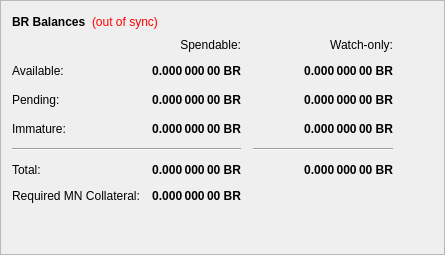
        <widget class="QFrame" name="frame">
         <property name="frameShape">
          <enum>QFrame::StyledPanel</enum>
         </property>
         <property name="frameShadow">
          <enum>QFrame::Raised</enum>
         </property>
         <layout class="QVBoxLayout" name="verticalLayout_4">
          <item>
           <layout class="QHBoxLayout" name="horizontalLayout_4">
            <item>
             <widget class="QLabel" name="label_5">
              <property name="font">
               <font>
                <weight>75</weight>
                <bold>true</bold>
               </font>
              </property>
              <property name="text">
               <string>BR Balances</string>
              </property>
             </widget>
            </item>
            <item>
             <widget class="QLabel" name="labelWalletStatus">
              <property name="cursor">
               <cursorShape>WhatsThisCursor</cursorShape>
              </property>
              <property name="toolTip">
               <string>The displayed information may be out of date. Your wallet automatically synchronizes with the Catocoin network after a connection is established, but this process has not completed yet.</string>
              </property>
              <property name="styleSheet">
               <string notr="true">QLabel { color: red; }</string>
              </property>
              <property name="text">
               <string notr="true">(out of sync)</string>
              </property>
              <property name="alignment">
               <set>Qt::AlignLeading|Qt::AlignLeft|Qt::AlignVCenter</set>
              </property>
             </widget>
            </item>
            <item>
             <spacer name="horizontalSpacer_3">
              <property name="orientation">
               <enum>Qt::Horizontal</enum>
              </property>
              <property name="sizeHint" stdset="0">
               <size>
                <width>40</width>
                <height>20</height>
               </size>
              </property>
             </spacer>
            </item>
           </layout>
          </item>
          <item>
           <layout class="QGridLayout" name="gridLayout">
            <property name="spacing">
             <number>12</number>
            </property>
            <item row="2" column="2">
             <widget class="QLabel" name="labelWatchPending">
              <property name="font">
               <font>
                <weight>75</weight>
                <bold>true</bold>
               </font>
              </property>
              <property name="cursor">
               <cursorShape>IBeamCursor</cursorShape>
              </property>
              <property name="toolTip">
               <string>Unconfirmed transactions to watch-only addresses</string>
              </property>
              <property name="text">
               <string notr="true">0.000 000 00 BR</string>
              </property>
              <property name="alignment">
               <set>Qt::AlignRight|Qt::AlignTrailing|Qt::AlignVCenter</set>
              </property>
              <property name="textInteractionFlags">
               <set>Qt::LinksAccessibleByMouse|Qt::TextSelectableByKeyboard|Qt::TextSelectableByMouse</set>
              </property>
             </widget>
            </item>
            <item row="2" column="1">
             <widget class="QLabel" name="labelUnconfirmed">
              <property name="font">
               <font>
                <weight>75</weight>
                <bold>true</bold>
               </font>
              </property>
              <property name="cursor">
               <cursorShape>IBeamCursor</cursorShape>
              </property>
              <property name="toolTip">
               <string>Total of transactions that have yet to be confirmed, and do not yet count toward the spendable balance</string>
              </property>
              <property name="text">
               <string notr="true">0.000 000 00 BR</string>
              </property>
              <property name="alignment">
               <set>Qt::AlignRight|Qt::AlignTrailing|Qt::AlignVCenter</set>
              </property>
              <property name="textInteractionFlags">
               <set>Qt::LinksAccessibleByMouse|Qt::TextSelectableByKeyboard|Qt::TextSelectableByMouse</set>
              </property>
             </widget>
            </item>
            <item row="3" column="2">
             <widget class="QLabel" name="labelWatchImmature">
              <property name="font">
               <font>
                <weight>75</weight>
                <bold>true</bold>
               </font>
              </property>
              <property name="cursor">
               <cursorShape>IBeamCursor</cursorShape>
              </property>
              <property name="toolTip">
               <string>Staked or masternode rewards in watch-only addresses that has not yet matured</string>
              </property>
              <property name="text">
               <string notr="true">0.000 000 00 BR</string>
              </property>
              <property name="alignment">
               <set>Qt::AlignRight|Qt::AlignTrailing|Qt::AlignVCenter</set>
              </property>
              <property name="textInteractionFlags">
               <set>Qt::LinksAccessibleByMouse|Qt::TextSelectableByKeyboard|Qt::TextSelectableByMouse</set>
              </property>
             </widget>
            </item>
            <item row="4" column="0" colspan="2">
             <widget class="Line" name="lineSpendableBalance">
              <property name="orientation">
               <enum>Qt::Horizontal</enum>
              </property>
             </widget>
            </item>
            <item row="4" column="2">
             <widget class="Line" name="lineWatchBalance">
              <property name="sizePolicy">
               <sizepolicy hsizetype="Preferred" vsizetype="Fixed">
                <horstretch>0</horstretch>
                <verstretch>0</verstretch>
               </sizepolicy>
              </property>
              <property name="minimumSize">
               <size>
                <width>140</width>
                <height>0</height>
               </size>
              </property>
              <property name="orientation">
               <enum>Qt::Horizontal</enum>
              </property>
             </widget>
            </item>
            <item row="5" column="0">
             <widget class="QLabel" name="labelTotalText">
              <property name="text">
               <string>Total:</string>
              </property>
             </widget>
            </item>
            <item row="7" column="0">
             <widget class="QLabel" name="labelTotalText2">
              <property name="text">
               <string>Required MN Collateral:</string>
              </property>
             </widget>
            </item>
            <item row="3" column="1">
             <widget class="QLabel" name="labelImmature">
              <property name="font">
               <font>
                <weight>75</weight>
                <bold>true</bold>
               </font>
              </property>
              <property name="cursor">
               <cursorShape>IBeamCursor</cursorShape>
              </property>
              <property name="toolTip">
               <string>Staked or masternode rewards that has not yet matured</string>
              </property>
              <property name="text">
               <string notr="true">0.000 000 00 BR</string>
              </property>
              <property name="alignment">
               <set>Qt::AlignRight|Qt::AlignTrailing|Qt::AlignVCenter</set>
              </property>
              <property name="textInteractionFlags">
               <set>Qt::LinksAccessibleByMouse|Qt::TextSelectableByKeyboard|Qt::TextSelectableByMouse</set>
              </property>
             </widget>
            </item>
            <item row="2" column="3">
             <spacer name="horizontalSpacer_2">
              <property name="orientation">
               <enum>Qt::Horizontal</enum>
              </property>
              <property name="sizeHint" stdset="0">
               <size>
                <width>40</width>
                <height>20</height>
               </size>
              </property>
             </spacer>
            </item>
            <item row="3" column="0">
             <widget class="QLabel" name="labelImmatureText">
              <property name="text">
               <string>Immature:</string>
              </property>
             </widget>
            </item>
            <item row="5" column="1">
             <widget class="QLabel" name="labelTotal">
              <property name="font">
               <font>
                <weight>75</weight>
                <bold>true</bold>
               </font>
              </property>
              <property name="cursor">
               <cursorShape>IBeamCursor</cursorShape>
              </property>
              <property name="toolTip">
               <string>Your current total balance</string>
              </property>
              <property name="text">
               <string notr="true">0.000 000 00 BR</string>
              </property>
              <property name="alignment">
               <set>Qt::AlignRight|Qt::AlignTrailing|Qt::AlignVCenter</set>
              </property>
              <property name="textInteractionFlags">
               <set>Qt::LinksAccessibleByMouse|Qt::TextSelectableByKeyboard|Qt::TextSelectableByMouse</set>
              </property>
             </widget>
            </item>
            <item row="7" column="1">
             <widget class="QLabel" name="labelTotal2">
              <property name="font">
               <font>
                <weight>75</weight>
                <bold>true</bold>
               </font>
              </property>
              <property name="cursor">
               <cursorShape>IBeamCursor</cursorShape>
              </property>
              <property name="toolTip">
               <string>Your current total balance</string>
              </property>
              <property name="text">
               <string notr="true">0.000 000 00 BR</string>
              </property>
              <property name="alignment">
               <set>Qt::AlignRight|Qt::AlignTrailing|Qt::AlignVCenter</set>
              </property>
              <property name="textInteractionFlags">
               <set>Qt::LinksAccessibleByMouse|Qt::TextSelectableByKeyboard|Qt::TextSelectableByMouse</set>
              </property>
             </widget>
            </item>
            <item row="5" column="2">
             <widget class="QLabel" name="labelWatchTotal">
              <property name="font">
               <font>
                <weight>75</weight>
                <bold>true</bold>
               </font>
              </property>
              <property name="cursor">
               <cursorShape>IBeamCursor</cursorShape>
              </property>
              <property name="toolTip">
               <string>Current total balance in watch-only addresses</string>
              </property>
              <property name="text">
               <string notr="true">0.000 000 00 BR</string>
              </property>
              <property name="alignment">
               <set>Qt::AlignRight|Qt::AlignTrailing|Qt::AlignVCenter</set>
              </property>
              <property name="textInteractionFlags">
               <set>Qt::LinksAccessibleByMouse|Qt::TextSelectableByKeyboard|Qt::TextSelectableByMouse</set>
              </property>
             </widget>
            </item>
            <item row="0" column="2">
             <widget class="QLabel" name="labelWatchonly">
              <property name="text">
               <string>Watch-only:</string>
              </property>
              <property name="alignment">
               <set>Qt::AlignRight|Qt::AlignTrailing|Qt::AlignVCenter</set>
              </property>
             </widget>
            </item>
            <item row="1" column="0">
             <widget class="QLabel" name="labelBalanceText">
              <property name="text">
               <string>Available:</string>
              </property>
             </widget>
            </item>
            <item row="1" column="1">
             <widget class="QLabel" name="labelBalance">
              <property name="font">
               <font>
                <weight>75</weight>
                <bold>true</bold>
               </font>
              </property>
              <property name="cursor">
               <cursorShape>IBeamCursor</cursorShape>
              </property>
              <property name="toolTip">
               <string>Your current spendable balance</string>
              </property>
              <property name="text">
               <string notr="true">0.000 000 00 BR</string>
              </property>
              <property name="alignment">
               <set>Qt::AlignRight|Qt::AlignTrailing|Qt::AlignVCenter</set>
              </property>
              <property name="textInteractionFlags">
               <set>Qt::LinksAccessibleByMouse|Qt::TextSelectableByKeyboard|Qt::TextSelectableByMouse</set>
              </property>
             </widget>
            </item>
            <item row="1" column="2">
             <widget class="QLabel" name="labelWatchAvailable">
              <property name="font">
               <font>
                <weight>75</weight>
                <bold>true</bold>
               </font>
              </property>
              <property name="cursor">
               <cursorShape>IBeamCursor</cursorShape>
              </property>
              <property name="toolTip">
               <string>Your current balance in watch-only addresses</string>
              </property>
              <property name="text">
               <string notr="true">0.000 000 00 BR</string>
              </property>
              <property name="alignment">
               <set>Qt::AlignRight|Qt::AlignTrailing|Qt::AlignVCenter</set>
              </property>
              <property name="textInteractionFlags">
               <set>Qt::LinksAccessibleByMouse|Qt::TextSelectableByKeyboard|Qt::TextSelectableByMouse</set>
              </property>
             </widget>
            </item>
            <item row="2" column="0">
             <widget class="QLabel" name="labelPendingText">
              <property name="text">
               <string>Pending:</string>
              </property>
             </widget>
            </item>
            <item row="0" column="1">
             <widget class="QLabel" name="labelSpendable">
              <property name="text">
               <string>Spendable:</string>
              </property>
              <property name="alignment">
               <set>Qt::AlignRight|Qt::AlignTrailing|Qt::AlignVCenter</set>
              </property>
             </widget>
            </item>
           </layout>
          </item>
          <item>
           <spacer name="verticalSpacer_4">
            <property name="orientation">
             <enum>Qt::Vertical</enum>
            </property>
            <property name="sizeHint" stdset="0">
             <size>
              <width>20</width>
              <height>40</height>
             </size>
            </property>
           </spacer>
          </item>
         </layout>
        </widget>
